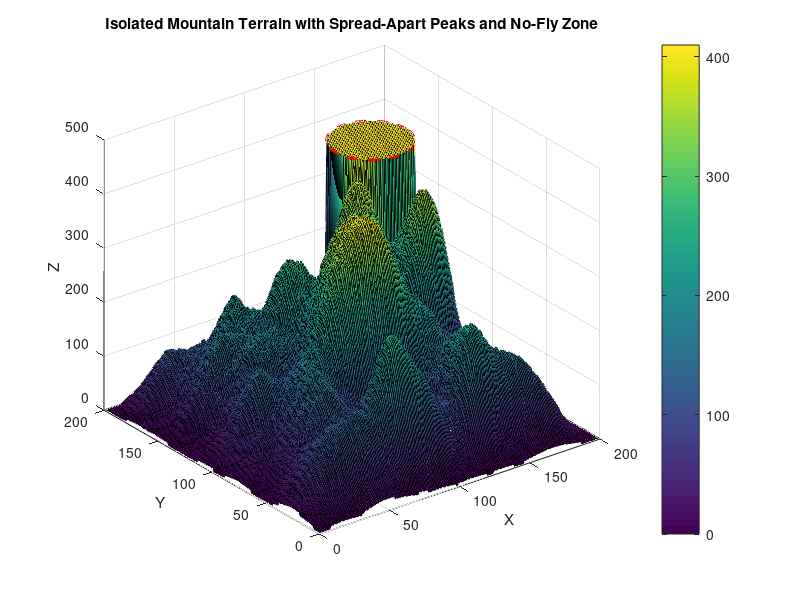

Write MATLAB code to recreate this figure.
% Parameters for Isolated Mountainous Terrain
terrainSize = 200; % Size of the terrain (e.g., 200x200)
numPeaks = 200; % Number of isolated mountain peaks
peakHeight = 400; % Maximum height of the mountain peaks
valleyDepth = 0; % Depth of the valleys
altitudeScale = 8; % Scale for the terrain altitude variations

c = 0;

% Generate the base terrain with random noise for natural ruggedness
[X, Y] = meshgrid(1:terrainSize, 1:terrainSize);
baseTerrain = altitudeScale * ( ...
    sin(0.03 * X) .* sin(0.03 * Y) + ... % Low frequency for large-scale undulations
    0.5 * sin(0.07 * X) .* sin(0.07 * Y) + ... % Medium frequency variations
    0.25 * sin(0.1 * X) .* sin(0.1 * Y) + ... % Small-scale undulations
    0.1 * rand(terrainSize) ... % Random noise for rugged terrain
);

% Add isolated mountain peaks at random locations
for i = 1:numPeaks
    peakX = randi([20, terrainSize - 20]); % Random X position (avoid edges)
    peakY = randi([20, terrainSize - 20]); % Random Y position (avoid edges)
    peakRadius = randi([15, 30]); % Random radius for each peak

    % Create circular peaks with a Gaussian shape
    for x = max(1, peakX - peakRadius):min(terrainSize, peakX + peakRadius)
        for y = max(1, peakY - peakRadius):min(terrainSize, peakY + peakRadius)
            distanceToPeak = sqrt((x - peakX)^2 + (y - peakY)^2);
            if distanceToPeak <= peakRadius
                baseTerrain(y, x) = baseTerrain(y, x) + ...
                    peakHeight * exp(-distanceToPeak^2 / (2 * (peakRadius / 2)^2));
            end
        end
    end
end

% Normalize the terrain to a specific range between valleys and peaks
baseTerrain = (baseTerrain - min(baseTerrain(:))) / (max(baseTerrain(:)) - min(baseTerrain(:)));
baseTerrain = baseTerrain * (peakHeight - valleyDepth) + valleyDepth;

% Define the cylindrical no-fly zone parameters
if ~c
    noFlyZoneCenter = [terrainSize/2+terrainSize/3.5, terrainSize/2+terrainSize/3.5]; % Center of the no-fly zone
else
    noFlyZoneCenter = [terrainSize/2, terrainSize/2];
end
noFlyZoneRadius = 25; % Radius of the no-fly zone
noFlyZoneHeight = peakHeight + 10; % Height below valleys for the no-fly zone

% Implement the cylindrical no-fly zone in the terrain
for x = 1:terrainSize
    for y = 1:terrainSize
        distanceToCenter = sqrt((x - noFlyZoneCenter(1))^2 + (y - noFlyZoneCenter(2))^2);
        if distanceToCenter <= noFlyZoneRadius
            baseTerrain(y, x) = noFlyZoneHeight; % Set to below valley depth
        end
    end
end



% Create the struct for terrain data
terrainStruct = struct();
terrainStruct.start = [1; 1; 1]; % Starting position in the terrain
terrainStruct.end = [200; 200; 1]; % Goal at a higher altitude
terrainStruct.n = 7;
terrainStruct.xmin = 1;
terrainStruct.xmax = terrainSize;
terrainStruct.ymin = 1;
terrainStruct.ymax = terrainSize;
terrainStruct.zmin = valleyDepth;
terrainStruct.zmax = peakHeight;
terrainStruct.X = X(1,:);
terrainStruct.Y = Y(:,1);
terrainStruct.H = baseTerrain;
terrainStruct.safeH = 10; % Safe height for flying
terrainStruct.theta = 30; % Adjusted for steeper slopes in a mountainous terrain
terrainStruct.nofly_c = noFlyZoneCenter;
terrainStruct.nofly_r = noFlyZoneRadius;
terrainStruct.nofly_h = noFlyZoneHeight;

save('terrainStruct.mat', 'terrainStruct');

% Plot the terrain with spread-apart mountains and the no-fly zone
figure;
surf(X, Y, baseTerrain);
xlabel('X');
ylabel('Y');
zlabel('Z');
title('Isolated Mountain Terrain with Spread-Apart Peaks and No-Fly Zone');
colorbar;
%shading interp; % Optional: for smoother shading
hold on;

% Plot the no-fly zone boundary
theta = linspace(0, 2*pi, 100);
xBoundary = noFlyZoneCenter(1) + noFlyZoneRadius * cos(theta);
yBoundary = noFlyZoneCenter(2) + noFlyZoneRadius * sin(theta);
zBoundary = ones(size(xBoundary)) * noFlyZoneHeight; % Same height as the no-fly zone
plot3(xBoundary, yBoundary, zBoundary, 'r--', 'LineWidth', 2); % Red dashed line for no-fly zone

hold off;

% Display the struct
disp(terrainStruct);
